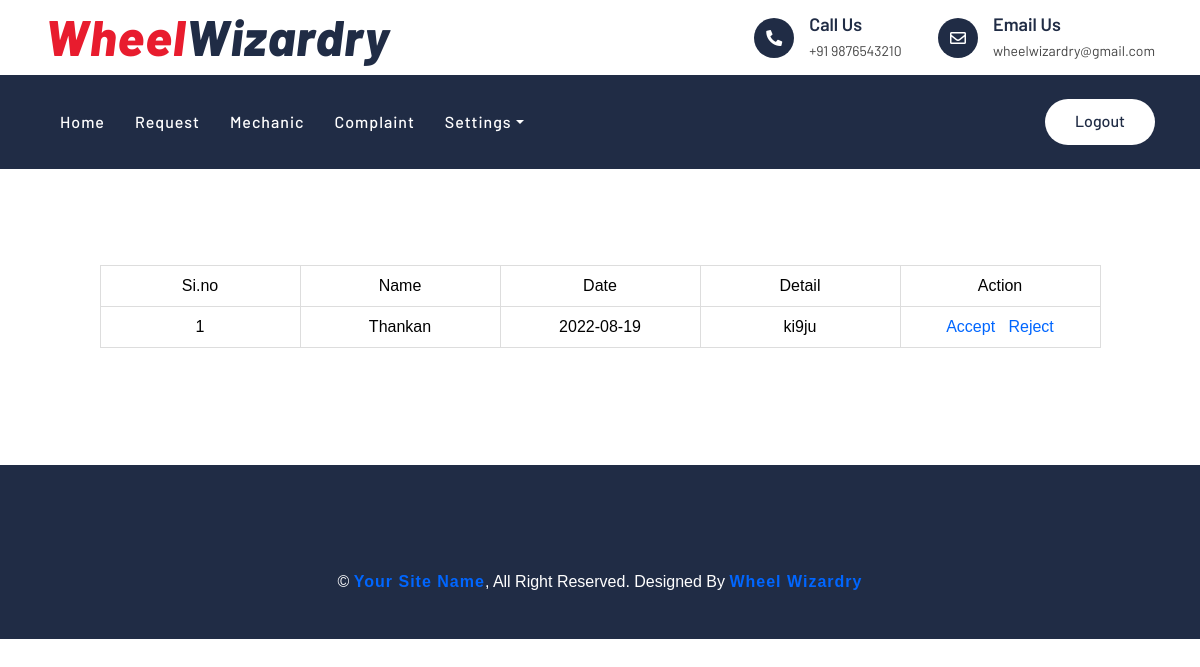
The page /WorkShop/ViewRequest.php on the database its author committed.
### tables this page shows
CREATE TABLE `tbl_request` (
  `request_id` int(11) NOT NULL,
  `workshop_id` int(11) NOT NULL,
  `request_details` varchar(100) NOT NULL,
  `user_id` int(11) NOT NULL,
  `request_date` date NOT NULL,
  `request_status` varchar(20) NOT NULL DEFAULT '0',
  `payment_status` varchar(20) NOT NULL DEFAULT '0',
  `mechanic_id` int(11) NOT NULL
);

CREATE TABLE `tbl_user` (
  `user_id` int(11) NOT NULL,
  `user_name` varchar(30) NOT NULL,
  `user_contact` varchar(10) NOT NULL,
  `user_email` varchar(50) NOT NULL,
  `user_gender` varchar(10) NOT NULL,
  `user_address` varchar(100) NOT NULL,
  `user_dob` date NOT NULL,
  `place_id` int(11) NOT NULL,
  `user_photo` varchar(30) NOT NULL,
  `user_password` varchar(20) NOT NULL,
  `user_doj` varchar(50) NOT NULL
);

### WorkShop/ViewRequest.php (the view, shortened to what this page needs)
<?php
include("../Assets/Connection/Connection.php");
	include("Head.php");
?>
<!DOCTYPE html PUBLIC "-//W3C//DTD XHTML 1.0 Transitional//EN" "http://www.w3.org/TR/xhtml1/DTD/xhtml1-transitional.dtd">
<html xmlns="http://www.w3.org/1999/xhtml">
<head>
</head>
<body>
<div id="tab" align="center">
 <table border="1" align="center" cellpadding="5">
    <tr align="center">
      <td>Si.no</td>
      <td >Name</td>
       <td>Date</td>
        <td>Detail</td>
      <td colspan="2"><div align="center">Action</div></td>
    </tr>
<?php
$i=0;
$selqry = "select * from tbl_request r inner join tbl_user u on r.user_id=u.user_id ";
$result=$conn->query($selqry);
while($row = $result->fetch_assoc())
{
	$i++;
?>
		<tr align="center">
        	<td>
            <?php echo $i;?>
            </td>
            <td>
            <?php echo $row["user_name"];?>
            </td>
              <td>
            <?php echo $row["request_date"];?>
            </td>
              <td>
            <?php echo $row["request_details"];?>
            </td>
            <td align="center" colspan="2">
           			<?php
                    if($row["request_status"]=="0")
					{
						?>
                        <a href="ViewRequest.php?ch=<?php echo $row["request_id"];?>">Accept</a>&nbsp;&nbsp;
            <a href="ViewRequest.php?mh=<?php echo $row["request_id"];?>">Reject</a>
                        <?php
					}
						?>
            </td>
       	</tr>
        <?php
}
?>
</table>
</body>
<?php
include("Foot.php");
?>
</html>

### Assets/Templates/form.css (style rules this page uses)
#tab { font-family: "Trebuchet MS", Arial, Helvetica, sans-serif; border-collapse: collapse; width: 100%; }
#tab td, #tab th { border: 1px solid #ddd; padding: 8px; color: black; text-align:center; min-width:200px; }
#tab a { color:#06F; }

### Assets/Templates/Main/css/style.css (style rules this page uses)
body { color: #444444; font-weight: 400; background: #ffffff; font-family: 'Barlow', sans-serif; }
a { color: #202C45; transition: .3s; }

### rows shown on the page
tbl_request: user.user_name "Thankan", request_date "2022-08-19", request_details "ki9ju"
